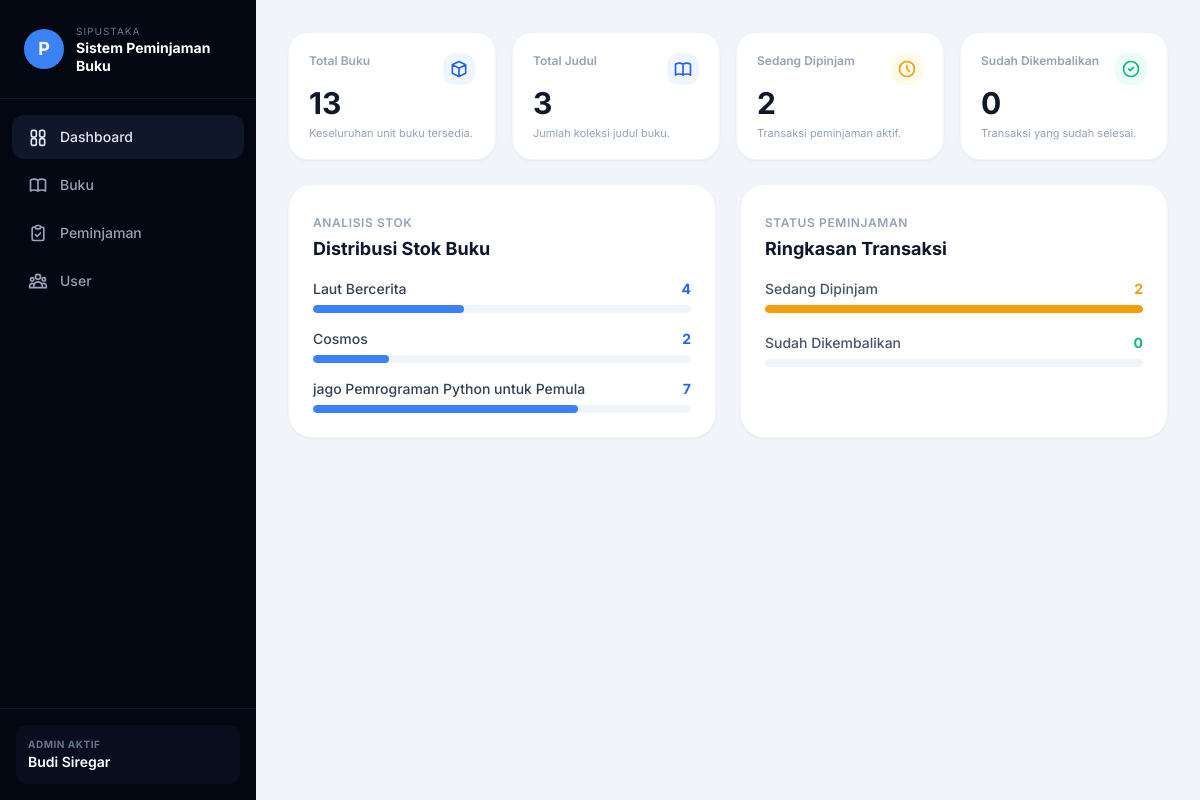
The page / on the database its author committed.
### app_perpus/models.py (models this page shows)
class Buku(models.Model):
    judul = models.CharField(max_length=255)
    pengarang = models.CharField(max_length=255)
    kategori = models.CharField(max_length=100)
    penerbit = models.CharField(max_length=255)
    tahun_terbit = models.IntegerField()
    rak = models.CharField(max_length=100)
    stok = models.IntegerField()
    deskripsi = models.TextField(blank=True, null=True)
    isbn = models.CharField(max_length=100, blank=True, null=True)
    class Meta:
        db_table = 'buku'

### app_perpus/views.py (the view)
# urls.py: path('', views.dashboard, name='dashboard'),
def dashboard(request):
    with connection.cursor() as cursor:
        cursor.execute("SELECT COALESCE(SUM(stok), 0) FROM buku;")
        total_buku = cursor.fetchone()[0]
        cursor.execute("SELECT COUNT(*) FROM buku;")
        total_judul = cursor.fetchone()[0]
        cursor.execute("SELECT COUNT(*) FROM peminjaman WHERE status = 'Dipinjam';")
        sedang_dipinjam = cursor.fetchone()[0]
        cursor.execute("SELECT COUNT(*) FROM peminjaman WHERE status = 'Dikembalikan';")
        sudah_dikembalikan = cursor.fetchone()[0]
        cursor.execute("SELECT judul, stok FROM buku ORDER BY id ASC LIMIT 5;")
        buku_rows = cursor.fetchall()
        distribusi_buku = [{'judul': r[0], 'stok': r[1]} for r in buku_rows]
    context = {
        'total_buku': total_buku,
        'total_judul': total_judul,
        'sedang_dipinjam': sedang_dipinjam,
        'sudah_dikembalikan': sudah_dikembalikan,
        'distribusi_buku': distribusi_buku,
    }
    return render(request, 'app_perpus/index.html', context)

### app_perpus/templates/app_perpus/index.html (shortened to what this page needs)
<!doctype html>
<html lang="id">
  <head>
    <script src="https://cdn.tailwindcss.com"></script>
  </head>
  <body class="bg-[#f1f5f9] text-slate-900 h-screen overflow-hidden">
    <div class="h-screen flex flex-col md:flex-row">
      <aside class="w-full md:w-64 h-screen bg-[#030712] text-slate-100 flex-none flex flex-col">
        <div class="px-6 py-6 border-b border-slate-900">
          <div class="flex items-center gap-3">
            <div class="w-10 h-10 rounded-full bg-[#3b82f6] flex items-center justify-center font-bold text-white text-lg">P</div>
            <div>
              <p class="text-[10px] text-slate-500 uppercase tracking-widest">SIPUSTAKA</p>
              <h1 class="text-sm font-bold text-white leading-tight">Sistem Peminjaman<br>Buku</h1>
            </div>
          </div>
        </div>
        <nav class="flex-1 px-3 py-4 space-y-1">
          <a href="{% url 'dashboard' %}" class="flex items-center gap-3 px-4 py-3 text-sm font-medium text-slate-200 bg-slate-900 rounded-xl shadow-inner">
            Dashboard
          </a>
          <a href="{% url 'list_buku' %}" class="flex items-center gap-3 px-4 py-3 text-sm font-medium text-slate-400 rounded-xl hover:bg-slate-900 transition">
            Buku
          </a>
          <a href="{% url 'list_peminjaman' %}" class="flex items-center gap-3 px-4 py-3 text-sm font-medium text-slate-400 rounded-xl hover:bg-slate-900 transition">
            <svg class="w-5 h-5" fill="none" stroke="currentColor" stroke-width="2" viewBox="0 0 24 24"><path stroke-linecap="round" stroke-linejoin="round" d="M9 5H7a2 2 0 00-2 2v12a2 2 0 002 2h10a2 2 0 002-2V7a2 2 0 00-2-2h-2M9 5a2 2 0 002 2h2a2 2 0 002-2M9 5a2 2 0 012-2h2a2 2 0 012 2m-6 9l2 2 4-4" /></svg>
            Peminjaman
          </a>
          <a href="{% url 'list_siswa' %}" class="flex items-center gap-3 px-4 py-3 text-sm font-medium text-slate-400 rounded-xl hover:bg-slate-900 transition">
            User
          </a>
        </nav>
        <div class="p-4 border-t border-slate-900 mt-auto">
          <div class="bg-slate-900/50 p-3 rounded-xl">
            <p class="text-[10px] text-slate-500 uppercase font-bold tracking-wider">Admin Aktif</p>
            <p class="text-sm font-semibold text-white">Budi Siregar</p>
          </div>
        </div>
      </aside>
      <main class="flex-1 p-6 md:p-8 overflow-y-auto">
        <div class="grid grid-cols-1 sm:grid-cols-2 lg:grid-cols-4 gap-4 mb-6">
          <div class="bg-white p-5 rounded-[20px] border border-slate-100 shadow-sm flex flex-col justify-between h-32">
            <div class="flex justify-between items-start">
              <span class="text-xs font-semibold text-slate-400">Total Buku</span>
              <span class="text-blue-600 bg-blue-50 p-1.5 rounded-xl">
                <svg class="w-5 h-5" fill="none" stroke="currentColor" stroke-width="2" viewBox="0 0 24 24"><path stroke-linecap="round" stroke-linejoin="round" d="M20 7l-8-4-8 4m16 0l-8 4m8-4v10l-8 4m0-10L4 7m8 4v10M4 7v10l8 4"/></svg>
              </span>
            </div>
            <div>
              <h4 class="text-3xl font-bold text-slate-900">{{ total_buku|default:"0" }}</h4>
              <p class="text-[11px] text-slate-400 mt-1">Keseluruhan unit buku tersedia.</p>
            </div>
          </div>
          <div class="bg-white p-5 rounded-[20px] border border-slate-100 shadow-sm flex flex-col justify-between h-32">
            <div class="flex justify-between items-start">
              <span class="text-xs font-semibold text-slate-400">Total Judul</span>
              <span class="text-blue-600 bg-blue-50 p-1.5 rounded-xl">
              </span>
            </div>
            <div>
              <h4 class="text-3xl font-bold text-slate-900">{{ total_judul|default:"0" }}</h4>
              <p class="text-[11px] text-slate-400 mt-1">Jumlah koleksi judul buku.</p>
            </div>
          </div>
          <div class="bg-white p-5 rounded-[20px] border border-slate-100 shadow-sm flex flex-col justify-between h-32">
            <div class="flex justify-between items-start">
              <span class="text-xs font-semibold text-slate-400">Sedang Dipinjam</span>
              <span class="text-amber-500 bg-amber-50 p-1.5 rounded-xl">
                <svg class="w-5 h-5" fill="none" stroke="currentColor" stroke-width="2" viewBox="0 0 24 24"><path stroke-linecap="round" stroke-linejoin="round" d="M12 8v4l3 3m6-3a9 9 0 11-18 0 9 9 0 0118 0z"/></svg>
              </span>
            </div>
            <div>
              <h4 class="text-3xl font-bold text-slate-900">{{ sedang_dipinjam|default:"0" }}</h4>
              <p class="text-[11px] text-slate-400 mt-1">Transaksi peminjaman aktif.</p>
            </div>
          </div>
          <div class="bg-white p-5 rounded-[20px] border border-slate-100 shadow-sm flex flex-col justify-between h-32">
            <div class="flex justify-between items-start">
              <span class="text-xs font-semibold text-slate-400">Sudah Dikembalikan</span>
              <span class="text-emerald-500 bg-emerald-50 p-1.5 rounded-xl">
                <svg class="w-5 h-5" fill="none" stroke="currentColor" stroke-width="2" viewBox="0 0 24 24"><path stroke-linecap="round" stroke-linejoin="round" d="M9 12l2 2 4-4m6 2a9 9 0 11-18 0 9 9 0 0118 0z"/></svg>
              </span>
            </div>
            <div>
              <h4 class="text-3xl font-bold text-slate-900">{{ sudah_dikembalikan|default:"0" }}</h4>
              <p class="text-[11px] text-slate-400 mt-1">Transaksi yang sudah selesai.</p>
            </div>
          </div>
        </div>
        <div class="grid grid-cols-1 lg:grid-cols-2 gap-6">
          <div class="bg-white p-6 rounded-[24px] border border-slate-100 shadow-sm">
            <div class="mb-4">
              <span class="text-xs font-semibold text-slate-400 uppercase tracking-wider">Analisis Stok</span>
              <h3 class="text-lg font-bold text-slate-900 mt-0.5">Distribusi Stok Buku</h3>
            </div>
            <div class="space-y-4">
              {% for b in distribusi_buku %}
              <div>
                <div class="flex justify-between text-sm font-medium mb-1.5">
                  <span class="text-slate-700 font-medium">{{ b.judul }}</span>
                  <span class="text-blue-600 font-bold">{{ b.stok }}</span>
                </div>
                <div class="w-full bg-slate-100 h-2 rounded-full overflow-hidden">
                  <div class="bg-blue-500 h-full rounded-full" data-stok="{{ b.stok }}" style="width: 0%"></div>
                </div>
              </div>
              {% empty %}
              <div class="text-center py-6 text-sm text-slate-400 italic">Belum ada data distribusi buku.</div>
              {% endfor %}
            </div>
          </div>
          <div class="bg-white p-6 rounded-[24px] border border-slate-100 shadow-sm flex flex-col justify-between">
            <div>
              <div class="mb-4">
                <span class="text-xs font-semibold text-slate-400 uppercase tracking-wider">Status Peminjaman</span>
                <h3 class="text-lg font-bold text-slate-900 mt-0.5">Ringkasan Transaksi</h3>
              </div>
              <div class="space-y-5">
                <div>
                  <div class="flex justify-between text-sm font-medium mb-1.5">
                    <span class="text-slate-600">Sedang Dipinjam</span>
                    <span class="text-amber-500 font-bold">{{ sedang_dipinjam|default:"0" }}</span>
                  </div>
                  <div class="w-full bg-slate-100 h-2 rounded-full overflow-hidden">
                    <div id="progress-pinjam" class="bg-amber-500 h-full rounded-full" data-val="{{ sedang_dipinjam|default:'0' }}" style="width: 0%"></div>
                  </div>
                </div>
                <div>
                  <div class="flex justify-between text-sm font-medium mb-1.5">
                    <span class="text-slate-600">Sudah Dikembalikan</span>
                    <span class="text-emerald-500 font-bold">{{ sudah_dikembalikan|default:"0" }}</span>
                  </div>
                  <div class="w-full bg-slate-100 h-2 rounded-full overflow-hidden">
                  </div>
                </div>
              </div>
            </div>
          </div>
        </div>
      </main>
    </div>
  </body>
</html>

### app_perpus/templates/app_perpus/index.html (style rules this page uses)
body { font-family: 'Inter', sans-serif; }

### rows shown on the page
Buku: judul "Laut Bercerita", stok "4"
Buku: judul "Cosmos", stok "2"
Buku: judul "jago Pemrograman Python untuk Pemula", stok "7"

### other values the page prints
{{ total_buku|default:"0" }} "13"
{{ total_judul|default:"0" }} "3"
{{ sedang_dipinjam|default:"0" }} "2"
{{ sudah_dikembalikan|default:"0" }} "0"
